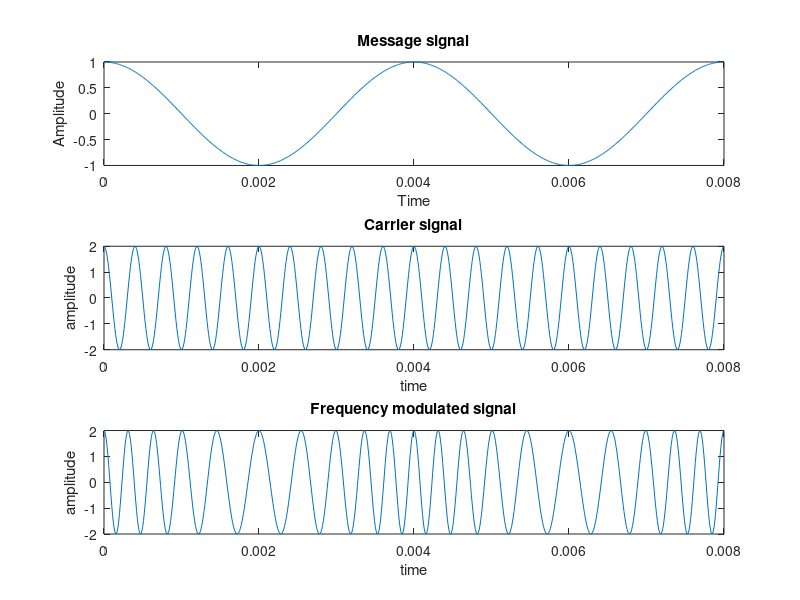

Here is the MATLAB script that generated this plot:
clc;
clear;
close all;
fs=100000;
B=3;
Am=1;
Ac=2;
Fm=250;
Fc=2500;
t=0:(1/fs):(2/Fm)-(1/fs);
figure(1);
M=Am*cos(2*pi*Fm*t);
subplot(311)
plot(t,M);title('Message signal');xlabel('Time');ylabel('Amplitude');
C=Ac*cos(2*pi*Fc*t);
subplot(312);
plot(t,C);title('Carrier signal');xlabel('time');ylabel('amplitude');
FM=Ac*cos((2*pi*Fc*t)+B*sin(2*pi*Fm*t));
subplot(313);
plot(t,FM);title('Frequency modulated signal');xlabel('time');ylabel('amplitude');
